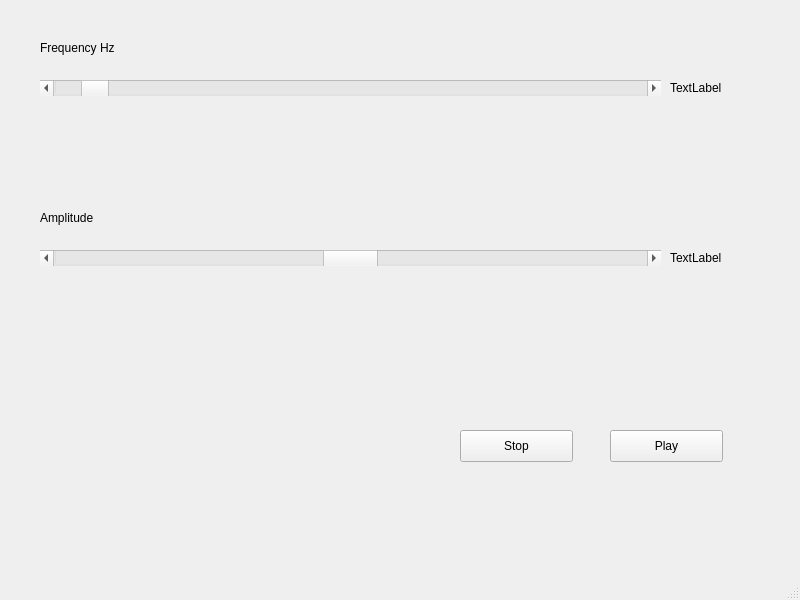
<?xml version="1.0" encoding="UTF-8"?>
<ui version="4.0">
 <class>MainWindow</class>
 <widget class="QMainWindow" name="MainWindow">
  <property name="geometry">
   <rect>
    <x>0</x>
    <y>0</y>
    <width>800</width>
    <height>600</height>
   </rect>
  </property>
  <property name="windowTitle">
   <string>MainWindow</string>
  </property>
  <widget class="QWidget" name="centralwidget">
   <widget class="QLabel" name="label_freq">
    <property name="geometry">
     <rect>
      <x>40</x>
      <y>40</y>
      <width>91</width>
      <height>16</height>
     </rect>
    </property>
    <property name="text">
     <string>Frequency Hz</string>
    </property>
   </widget>
   <widget class="QScrollBar" name="horizontalSlider_freq">
    <property name="geometry">
     <rect>
      <x>40</x>
      <y>80</y>
      <width>621</width>
      <height>16</height>
     </rect>
    </property>
    <property name="minimum">
     <number>20</number>
    </property>
    <property name="maximum">
     <number>4000</number>
    </property>
    <property name="value">
     <number>220</number>
    </property>
    <property name="orientation">
     <enum>Qt::Horizontal</enum>
    </property>
   </widget>
   <widget class="QPushButton" name="pushButton_stop">
    <property name="geometry">
     <rect>
      <x>460</x>
      <y>430</y>
      <width>113</width>
      <height>32</height>
     </rect>
    </property>
    <property name="text">
     <string>Stop</string>
    </property>
   </widget>
   <widget class="QPushButton" name="pushButton_play">
    <property name="geometry">
     <rect>
      <x>610</x>
      <y>430</y>
      <width>113</width>
      <height>32</height>
     </rect>
    </property>
    <property name="text">
     <string>Play</string>
    </property>
   </widget>
   <widget class="QLabel" name="label_freqValue">
    <property name="geometry">
     <rect>
      <x>670</x>
      <y>80</y>
      <width>81</width>
      <height>16</height>
     </rect>
    </property>
    <property name="text">
     <string>TextLabel</string>
    </property>
   </widget>
   <widget class="QScrollBar" name="horizontalSlider_amp">
    <property name="geometry">
     <rect>
      <x>40</x>
      <y>250</y>
      <width>621</width>
      <height>16</height>
     </rect>
    </property>
    <property name="maximum">
     <number>100</number>
    </property>
    <property name="value">
     <number>50</number>
    </property>
    <property name="orientation">
     <enum>Qt::Horizontal</enum>
    </property>
   </widget>
   <widget class="QLabel" name="label_3_amp">
    <property name="geometry">
     <rect>
      <x>40</x>
      <y>210</y>
      <width>71</width>
      <height>16</height>
     </rect>
    </property>
    <property name="text">
     <string>Amplitude</string>
    </property>
   </widget>
   <widget class="QLabel" name="label_ampValue">
    <property name="geometry">
     <rect>
      <x>670</x>
      <y>250</y>
      <width>81</width>
      <height>16</height>
     </rect>
    </property>
    <property name="text">
     <string>TextLabel</string>
    </property>
   </widget>
  </widget>
  <widget class="QMenuBar" name="menubar">
   <property name="geometry">
    <rect>
     <x>0</x>
     <y>0</y>
     <width>800</width>
     <height>22</height>
    </rect>
   </property>
  </widget>
  <widget class="QStatusBar" name="statusbar"/>
 </widget>
 <resources/>
 <connections/>
</ui>
